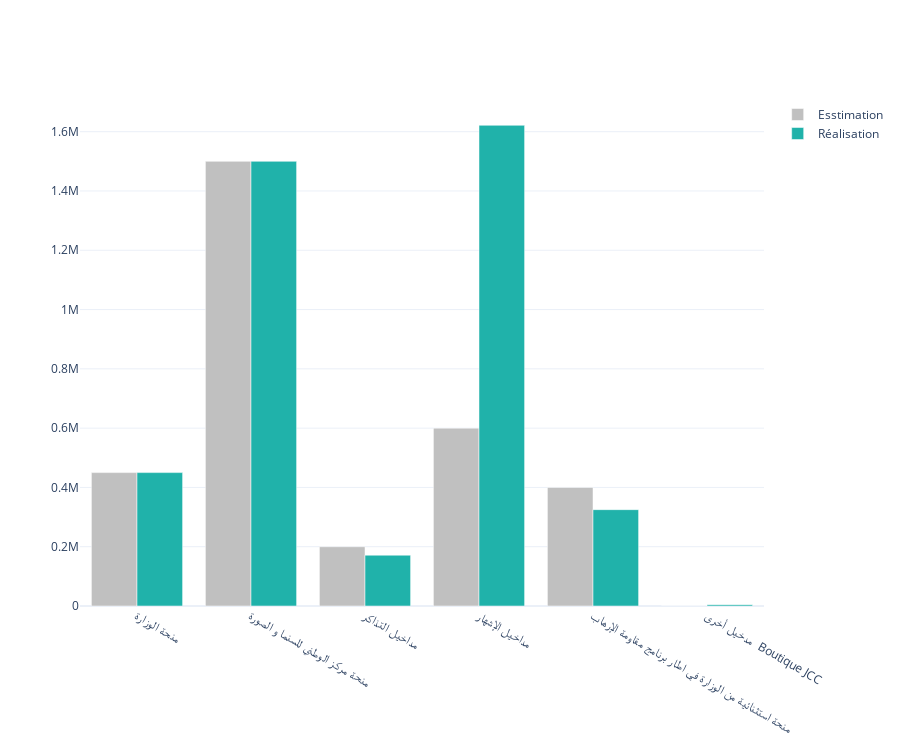

The code cell stored with this chart in its notebook:
### Code cell
df16 = pd.read_csv('revenus-festivals-carthage-session-27-2016.csv')

x_var=df16['Type de Subvention']
fig2 = go.Figure(data=[
    go.Bar( name='Esstimation',x=x_var, y=df16['Estimations'],marker_color='Silver'),
    go.Bar( name='Réalisation', x=x_var, y=df16['Realisations'],marker_color='lightseagreen')
    
])

fig2.update_layout(barmode='group')
fig2.update_layout(title_text="" ,height =750                   ,  template='plotly_white',
)
fig2.show()

### Figure 1 — Plotly figure (JSON) as saved in the notebook; plotly's stock layout.template omitted (floating-point values rounded to 4 significant figures)
{"data": [{"marker": {"color": "Silver"}, "name": "Esstimation", "type": "bar", "x": ["منحة الوزارة", "منحة مركز الوطني للسنما و الصورة", "مداخيل التذاكر", "مداخيل الإشهار", "منحة استثنائية من الوزارة في اطار برنامج مقاومة الإرهاب", "مدخيل أخرى  Boutique JCC"], "y": [450000, 1500000, 200000, 600000, 400000, 0]}, {"marker": {"color": "lightseagreen"}, "name": "Réalisation", "type": "bar", "x": ["منحة الوزارة", "منحة مركز الوطني للسنما و الصورة", "مداخيل التذاكر", "مداخيل الإشهار", "منحة استثنائية من الوزارة في اطار برنامج مقاومة الإرهاب", "مدخيل أخرى  Boutique JCC"], "y": [450000, 1500000, 171348, 1622000.0, 325000, 4487]}], "layout": {"barmode": "group", "height": 750, "title": {"text": ""}}}
